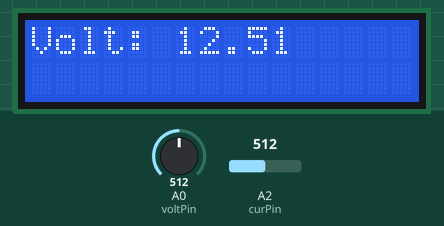
The sketch below on a simulated Arduino Uno, built with avr-gcc and run on an emulated ATmega328P. Parts: 16×2 character LCD. Inputs (shaded band) come from the test bench; at power-on: A0 (voltPin) = 512, A2 (curPin) = 512. What the sketch prints to the serial monitor is not drawn.

Above: at 1.2 s.
1.3 s: A0 (voltPin) set to 716
At 5.2 s:
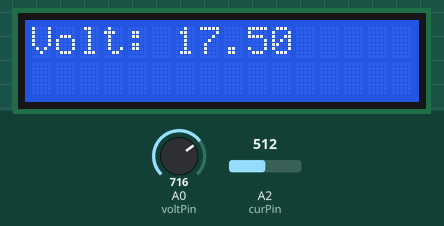
7.6 s: A2 (curPin) set to 716
At 11.0 s:
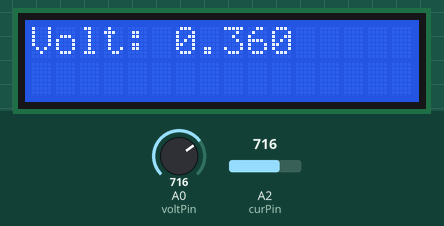
13.6 s: A0 (voltPin) set to 900
At 16.8 s:
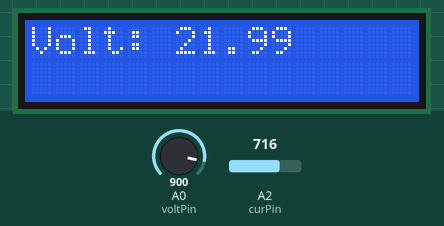
19.6 s: A2 (curPin) set to 900
At 22.5 s:
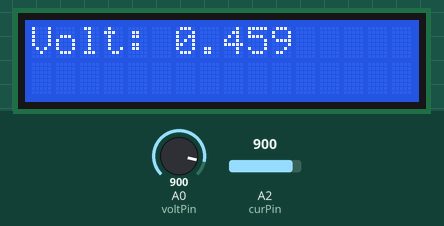
25.7 s: A0 (voltPin) set to 1023
At 29.5 s:
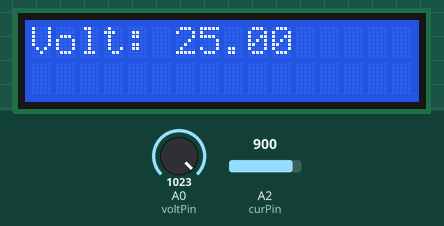
31.7 s: A2 (curPin) set to 1023
At 35.2 s:
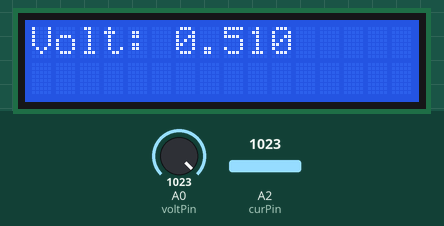
Timing chart, 0 to 36.7 s (numbered marks = the images above; inputs shaded):
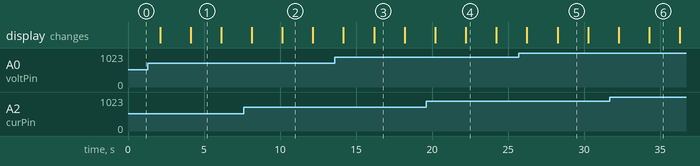

Measured:
- after the input at 1.3 s, the display: first differs from a run without the input after 2.8 s (image 1)
- after the input at 7.6 s, the display: first differs from a run without the input after 2.6 s (image 2)
- after the input at 13.6 s, the display: first differs from a run without the input after 2.6 s (image 3)
- after the input at 19.6 s, the display: first differs from a run without the input after 2.6 s (image 4)
- after the input at 25.7 s, the display: first differs from a run without the input after 2.5 s (image 5)
- after the input at 31.7 s, the display: first differs from a run without the input after 2.6 s (image 6)
- what the display in image 1 shows lasts 2.0 s, from 4.1 s to 6.1 s

The sketch:

Ghana_sensors.ino
```cpp
#include <Wire.h>
#include <LiquidCrystal_I2C.h>
int voltPin = A0;
int groundRef = A1;
int curPin = A2;
const float ANALOG_RANGE = 1023.0;
LiquidCrystal_I2C lcd(0x27, 16, 2);

// LCD ADRESS 0x27
const int analog_max = 4095;
const int maxVoltReading = 25;
void setup() {
  Wire.begin();
  pinMode(voltPin, INPUT);
  pinMode(groundRef, INPUT);
  pinMode(curPin, INPUT);
  Serial.begin(115200);
  Serial.println("Setup Complete!");
  for(int address = 1; address < 127; address++ ){
    Wire.beginTransmission(address);
    int error = Wire.endTransmission();
    if (error == 0){
      Serial.print("I2C device found at address 0x");
      if (address<16)
      Serial.print("0");
      Serial.print(address,HEX);
      Serial.println("  !");
    }
  }
  lcd.begin();
  lcd.backlight();
  lcd.clear();
  lcd.setCursor(0,0);
}

void loop() {
  //Serial.println("Voltage in V: "+ String(getVoltage()));
  //Serial.println("Current in mA: " + String(getCurrent()));
  //lcd.setCursor(0,0);
  //lcd.print("Volt: " + String(getVoltage()));
  //lcd.setCursor(0,1);
  //lcd.print("milliA: " + String(getCurrent()));
  //Serial.println();
  getVoltage();
  delay(2000);
  getCurrent();
  //Serial.println( "Cur: "+String(analogRead(curPin)));
  //Serial.println( "Ground: "+String(analogRead(groundRef)));
  delay(2000);
  /*double sum = 0.0;
  for(int i = 0; i < 1000; i++){
    sum += getVoltage();
    delay(5);
  }
  Serial.println(sum / 1000.0);*/

}
float getVoltage(){
  float val = analogRead(voltPin);
  val = val / ANALOG_RANGE;
  lcd.setCursor(0,0);
  lcd.print("Volt: "+String(val * 5 * 5));
  return val * 5 * 5; // . multiply by ayatwm voltage then 5x multiplier

}
// constant 9.85 kOhms
double getCurrent(){
  //double val = 5000 * (analogRead(curPin) / ANALOG_RANGE);
  //return  (val - 2500) / 66;
  //return (val - 2500) / 66; // constants found online
  double resistor = 9850.0; // constant measured
  double voltDrop = 5000 * (analogRead(curPin) / ANALOG_RANGE);
  lcd.setCursor(0,0);
  lcd.print("Volt: "+String(voltDrop / resistor));
  return voltDrop / resistor;
}
//3.304 v = 631.6
```
